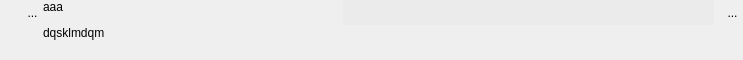
<?xml version="1.0" encoding="UTF-8"?>
<ui version="4.0">
 <class>WidgetSimpTxt</class>
 <widget class="QWidget" name="WidgetSimpTxt">
  <property name="geometry">
   <rect>
    <x>0</x>
    <y>0</y>
    <width>743</width>
    <height>60</height>
   </rect>
  </property>
  <property name="sizePolicy">
   <sizepolicy hsizetype="Preferred" vsizetype="Minimum">
    <horstretch>0</horstretch>
    <verstretch>0</verstretch>
   </sizepolicy>
  </property>
  <property name="minimumSize">
   <size>
    <width>0</width>
    <height>0</height>
   </size>
  </property>
  <property name="maximumSize">
   <size>
    <width>1677721</width>
    <height>60</height>
   </size>
  </property>
  <property name="windowTitle">
   <string>Form</string>
  </property>
  <layout class="QHBoxLayout" name="horizontalLayout_3">
   <property name="spacing">
    <number>0</number>
   </property>
   <property name="leftMargin">
    <number>1</number>
   </property>
   <property name="topMargin">
    <number>0</number>
   </property>
   <property name="rightMargin">
    <number>0</number>
   </property>
   <property name="bottomMargin">
    <number>1</number>
   </property>
   <item>
    <layout class="QVBoxLayout" name="verticalLayout_2">
     <property name="spacing">
      <number>0</number>
     </property>
     <item>
      <layout class="QHBoxLayout" name="horizontalLayout">
       <property name="spacing">
        <number>0</number>
       </property>
       <property name="sizeConstraint">
        <enum>QLayout::SetFixedSize</enum>
       </property>
       <item>
        <spacer name="horizontalSpacer_3">
         <property name="orientation">
          <enum>Qt::Horizontal</enum>
         </property>
         <property name="sizeType">
          <enum>QSizePolicy::Fixed</enum>
         </property>
         <property name="sizeHint" stdset="0">
          <size>
           <width>21</width>
           <height>20</height>
          </size>
         </property>
        </spacer>
       </item>
       <item>
        <widget class="MonBoutonValide" name="RBValide">
         <property name="minimumSize">
          <size>
           <width>21</width>
           <height>25</height>
          </size>
         </property>
         <property name="maximumSize">
          <size>
           <width>21</width>
           <height>25</height>
          </size>
         </property>
         <property name="focusPolicy">
          <enum>Qt::ClickFocus</enum>
         </property>
         <property name="toolTip">
          <string>Affiche le rapport de validation du mot-clef</string>
         </property>
         <property name="styleSheet">
          <string notr="true">border : 0px</string>
         </property>
         <property name="text">
          <string>...</string>
         </property>
         <property name="icon">
          <iconset>
           <normaloff>../Editeur/icons/ast-green-ball.png</normaloff>../Editeur/icons/ast-green-ball.png</iconset>
         </property>
         <property name="iconSize">
          <size>
           <width>25</width>
           <height>25</height>
          </size>
         </property>
        </widget>
       </item>
      </layout>
     </item>
     <item>
      <spacer name="verticalSpacer">
       <property name="orientation">
        <enum>Qt::Vertical</enum>
       </property>
       <property name="sizeHint" stdset="0">
        <size>
         <width>20</width>
         <height>5</height>
        </size>
       </property>
      </spacer>
     </item>
    </layout>
   </item>
   <item>
    <widget class="MonLabelClic" name="label">
     <property name="sizePolicy">
      <sizepolicy hsizetype="Fixed" vsizetype="Preferred">
       <horstretch>0</horstretch>
       <verstretch>0</verstretch>
      </sizepolicy>
     </property>
     <property name="minimumSize">
      <size>
       <width>300</width>
       <height>25</height>
      </size>
     </property>
     <property name="maximumSize">
      <size>
       <width>178</width>
       <height>16777215</height>
      </size>
     </property>
     <property name="frameShape">
      <enum>QFrame::NoFrame</enum>
     </property>
     <property name="text">
      <string>&lt;html&gt;&lt;head/&gt;&lt;body&gt;&lt;p&gt;aaa&lt;/p&gt;&lt;p&gt;dqsklmdqm&lt;/p&gt;&lt;/body&gt;&lt;/html&gt;</string>
     </property>
     <property name="scaledContents">
      <bool>false</bool>
     </property>
     <property name="alignment">
      <set>Qt::AlignLeading|Qt::AlignLeft|Qt::AlignTop</set>
     </property>
    </widget>
   </item>
   <item>
    <layout class="QVBoxLayout" name="verticalLayout">
     <property name="spacing">
      <number>0</number>
     </property>
     <item>
      <layout class="QHBoxLayout" name="horizontalLayout_2">
       <item>
        <widget class="QLineEdit" name="lineEditVal">
         <property name="sizePolicy">
          <sizepolicy hsizetype="Preferred" vsizetype="Fixed">
           <horstretch>1</horstretch>
           <verstretch>0</verstretch>
          </sizepolicy>
         </property>
         <property name="minimumSize">
          <size>
           <width>0</width>
           <height>25</height>
          </size>
         </property>
         <property name="maximumSize">
          <size>
           <width>805</width>
           <height>16777215</height>
          </size>
         </property>
         <property name="styleSheet">
          <string notr="true">background:rgb(235,235,235);
border:0px;</string>
         </property>
        </widget>
       </item>
       <item>
        <spacer name="horizontalSpacer_4">
         <property name="orientation">
          <enum>Qt::Horizontal</enum>
         </property>
         <property name="sizeType">
          <enum>QSizePolicy::Fixed</enum>
         </property>
         <property name="sizeHint" stdset="0">
          <size>
           <width>3</width>
           <height>20</height>
          </size>
         </property>
        </spacer>
       </item>
       <item>
        <spacer name="horizontalSpacer_2">
         <property name="orientation">
          <enum>Qt::Horizontal</enum>
         </property>
         <property name="sizeType">
          <enum>QSizePolicy::Expanding</enum>
         </property>
         <property name="sizeHint" stdset="0">
          <size>
           <width>5</width>
           <height>20</height>
          </size>
         </property>
        </spacer>
       </item>
       <item>
        <widget class="QToolButton" name="RBPoubelle">
         <property name="minimumSize">
          <size>
           <width>21</width>
           <height>25</height>
          </size>
         </property>
         <property name="maximumSize">
          <size>
           <width>21</width>
           <height>25</height>
          </size>
         </property>
         <property name="focusPolicy">
          <enum>Qt::ClickFocus</enum>
         </property>
         <property name="toolTip">
          <string>Détruit le mot-clef</string>
         </property>
         <property name="styleSheet">
          <string notr="true">border : 0px</string>
         </property>
         <property name="text">
          <string>...</string>
         </property>
         <property name="icon">
          <iconset>
           <normaloff>../Editeur/icons/deleteRond.png</normaloff>../Editeur/icons/deleteRond.png</iconset>
         </property>
         <property name="iconSize">
          <size>
           <width>25</width>
           <height>25</height>
          </size>
         </property>
        </widget>
       </item>
      </layout>
     </item>
     <item>
      <spacer name="verticalSpacer_2">
       <property name="orientation">
        <enum>Qt::Vertical</enum>
       </property>
       <property name="sizeHint" stdset="0">
        <size>
         <width>20</width>
         <height>5</height>
        </size>
       </property>
      </spacer>
     </item>
    </layout>
   </item>
  </layout>
 </widget>
 <customwidgets>
  <customwidget>
   <class>MonBoutonValide</class>
   <extends>QToolButton</extends>
   <header>monBoutonValide.h</header>
  </customwidget>
  <customwidget>
   <class>MonLabelClic</class>
   <extends>QLabel</extends>
   <header>monLabelClic.h</header>
  </customwidget>
 </customwidgets>
 <resources/>
 <connections/>
</ui>
